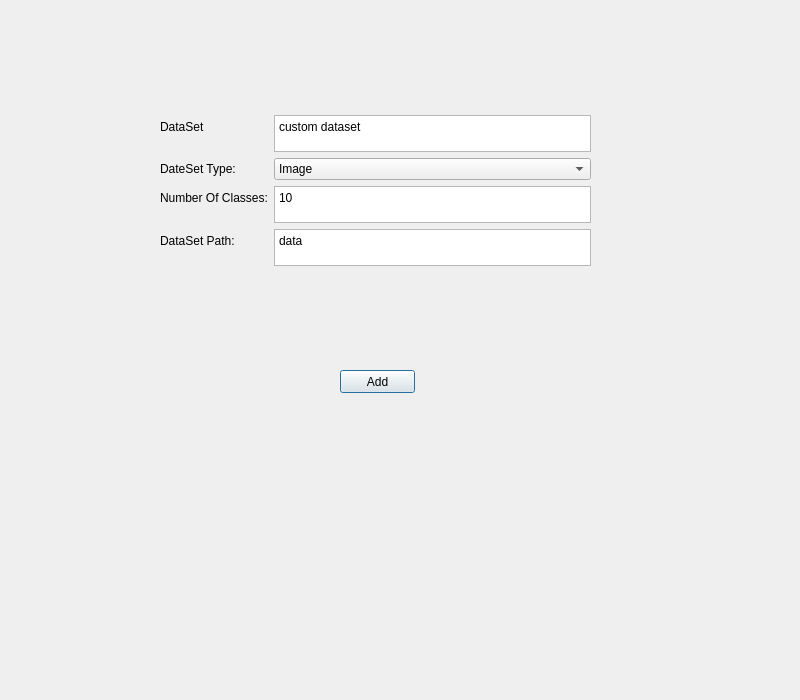
<?xml version="1.0" encoding="UTF-8"?>
<ui version="4.0">
 <class>Dialog</class>
 <widget class="QDialog" name="Dialog">
  <property name="geometry">
   <rect>
    <x>0</x>
    <y>0</y>
    <width>800</width>
    <height>700</height>
   </rect>
  </property>
  <property name="windowTitle">
   <string>Dialog</string>
  </property>
  <widget class="QPushButton" name="addButton">
   <property name="geometry">
    <rect>
     <x>340</x>
     <y>370</y>
     <width>75</width>
     <height>23</height>
    </rect>
   </property>
   <property name="text">
    <string>Add</string>
   </property>
  </widget>
  <widget class="QWidget" name="formLayoutWidget">
   <property name="geometry">
    <rect>
     <x>160</x>
     <y>115</y>
     <width>431</width>
     <height>151</height>
    </rect>
   </property>
   <layout class="QFormLayout" name="formLayout">
    <item row="1" column="0">
     <widget class="QLabel" name="label_2">
      <property name="text">
       <string>DateSet Type:</string>
      </property>
     </widget>
    </item>
    <item row="1" column="1">
     <widget class="QComboBox" name="dataSetType">
      <item>
       <property name="text">
        <string>Image</string>
       </property>
      </item>
      <item>
       <property name="text">
        <string>Text</string>
       </property>
      </item>
      <item>
       <property name="text">
        <string>Audio</string>
       </property>
      </item>
     </widget>
    </item>
    <item row="2" column="0">
     <widget class="QLabel" name="label">
      <property name="text">
       <string>Number Of Classes:</string>
      </property>
     </widget>
    </item>
    <item row="2" column="1">
     <widget class="QTextEdit" name="numberOfClasses">
      <property name="html">
       <string>&lt;!DOCTYPE HTML PUBLIC &quot;-//W3C//DTD HTML 4.0//EN&quot; &quot;http://www.w3.org/TR/REC-html40/strict.dtd&quot;&gt;
&lt;html&gt;&lt;head&gt;&lt;meta name=&quot;qrichtext&quot; content=&quot;1&quot; /&gt;&lt;style type=&quot;text/css&quot;&gt;
p, li { white-space: pre-wrap; }
&lt;/style&gt;&lt;/head&gt;&lt;body style=&quot; font-family:'SimSun'; font-size:9pt; font-weight:400; font-style:normal;&quot;&gt;
&lt;p style=&quot; margin-top:0px; margin-bottom:0px; margin-left:0px; margin-right:0px; -qt-block-indent:0; text-indent:0px;&quot;&gt;10&lt;/p&gt;&lt;/body&gt;&lt;/html&gt;</string>
      </property>
     </widget>
    </item>
    <item row="3" column="0">
     <widget class="QLabel" name="dataSetPathLabel">
      <property name="text">
       <string>DataSet Path:</string>
      </property>
     </widget>
    </item>
    <item row="3" column="1">
     <widget class="QTextEdit" name="dataSetPath">
      <property name="enabled">
       <bool>true</bool>
      </property>
      <property name="html">
       <string>&lt;!DOCTYPE HTML PUBLIC &quot;-//W3C//DTD HTML 4.0//EN&quot; &quot;http://www.w3.org/TR/REC-html40/strict.dtd&quot;&gt;
&lt;html&gt;&lt;head&gt;&lt;meta name=&quot;qrichtext&quot; content=&quot;1&quot; /&gt;&lt;style type=&quot;text/css&quot;&gt;
p, li { white-space: pre-wrap; }
&lt;/style&gt;&lt;/head&gt;&lt;body style=&quot; font-family:'SimSun'; font-size:9pt; font-weight:400; font-style:normal;&quot;&gt;
&lt;p style=&quot; margin-top:0px; margin-bottom:0px; margin-left:0px; margin-right:0px; -qt-block-indent:0; text-indent:0px;&quot;&gt;data&lt;/p&gt;&lt;/body&gt;&lt;/html&gt;</string>
      </property>
     </widget>
    </item>
    <item row="0" column="0">
     <widget class="QLabel" name="label_3">
      <property name="text">
       <string>DataSet</string>
      </property>
     </widget>
    </item>
    <item row="0" column="1">
     <widget class="QTextEdit" name="dataset">
      <property name="html">
       <string>&lt;!DOCTYPE HTML PUBLIC &quot;-//W3C//DTD HTML 4.0//EN&quot; &quot;http://www.w3.org/TR/REC-html40/strict.dtd&quot;&gt;
&lt;html&gt;&lt;head&gt;&lt;meta name=&quot;qrichtext&quot; content=&quot;1&quot; /&gt;&lt;style type=&quot;text/css&quot;&gt;
p, li { white-space: pre-wrap; }
&lt;/style&gt;&lt;/head&gt;&lt;body style=&quot; font-family:'SimSun'; font-size:9pt; font-weight:400; font-style:normal;&quot;&gt;
&lt;p style=&quot; margin-top:0px; margin-bottom:0px; margin-left:0px; margin-right:0px; -qt-block-indent:0; text-indent:0px;&quot;&gt;custom dataset&lt;/p&gt;&lt;/body&gt;&lt;/html&gt;</string>
      </property>
     </widget>
    </item>
   </layout>
  </widget>
 </widget>
 <resources/>
 <connections/>
</ui>
